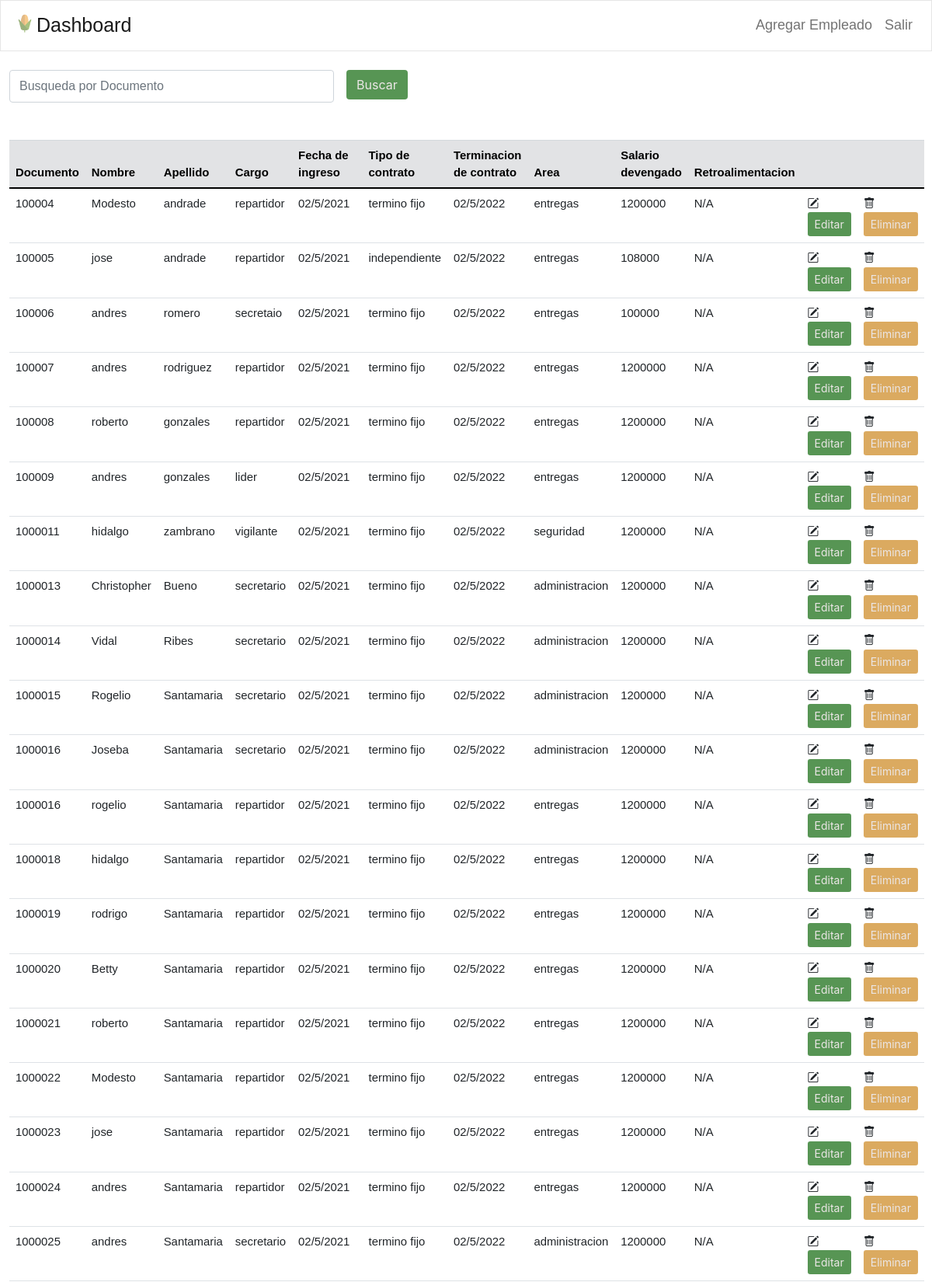
/dashboard (upper part), run on the app's committed database.
### tables this page shows
CREATE TABLE "empleados" (
	"idusuario"	INTEGER NOT NULL,
	"documento"	VARCHAR NOT NULL,
	"nombre"	VARCHAR NOT NULL,
	"apellido"	VARCHAR NOT NULL,
	"edad"	INT NOT NULL,
	"profesion"	VARCHAR NOT NULL,
	"fecingreso"	DATE NOT NULL,
	"fecterminacion"	DATE NOT NULL,
	"tipocontrato"	VARCHAR NOT NULL,
	"salario"	INT NOT NULL,
	"cargo"	VARCHAR NOT NULL,
	"retroalimentacion"	TEXT NOT NULL,
	"puntaje"	INT NOT NULL,
	"area"	TEXT,
	PRIMARY KEY("idusuario" AUTOINCREMENT)
);

### app.py (the view)
@app.route('/dashboard', methods=["GET"])
def dashboard():
    sql = "SELECT * FROM empleados"
    res = ejecutar_sel(sql)
    empleados = obtenerTablaEmpleados(res)
    form = Search()
    return render_template('dashboard.html', data = {"empleados": empleados}, form = form)

### forms.py
class Search(FlaskForm):
    name = TextField('name')
    btn = SubmitField('Buscar')

### app.py (called while the page is built)
def obtenerTablaEmpleados(datos):
    empleados = []
    for row in datos:
        empleado = {
            "id":           row[0],
            "documento":    row[1],
            'nombre':       row[2],
            "apellido":     row[3],
            "cargo":        row[10],
            "fecIngreso":   row[6],
            "tipContrato":  row[8],
            "terminacion":  row[7],
            "area":         row[13],
            "salario":      row[9],
            "retro":        row[11],
            "puntaje":      row[12]
        }
        empleados.append(empleado)
    return empleados

### bdatos.py (called while the page is built)
def ejecutar_sel(sql) -> list:
    try:
        with sqlite3.connect(NOM_BD) as con:  # Conectarse a la base de datos
            cur = con.cursor()                # Crea un área intermedia para gestión de los contenidos
            res = cur.execute(sql).fetchall() # Se obtienen los registros devueltos
    except:
        res = None
    return res

### templates/dashboard.html (shortened to what this page needs)
<!doctype html>
    <html lang="es">
    <head>
        <link rel="stylesheet" href="https://bootswatch.com/4/litera/bootstrap.min.css">
        <link href="https://cdn.jsdelivr.net/npm/bootstrap@5.0.2/dist/css/bootstrap.min.css" rel="stylesheet"
>
        <link rel="stylesheet" href="https://cdn.jsdelivr.net/npm/bootstrap-icons@1.5.0/font/bootstrap-icons.css">
        <link rel="stylesheet" type="text/css" href='{{ url_for("static", filename="css/master.css")}}'/>
    </head>
    <body>
        <header class="bg-primary">
            <nav class="navbar navbar-expand-lg navbar-light bg-light" >
                <a class="navbar-brand font-nav" href="/dashboard">
                    <img src="{{ url_for('static', filename='img/favicon.ico') }}" alt="" width="30" height="24" class="d-inline-block align-text-top">Dashboard</a>
                <div class="collapse navbar-collapse">
                    <ul class="navbar-nav ml-auto" style="display: flex; justify-content: end;">
                        <li class="nav-item">
                            <a class="nav-link font-navr up" href="/crear">Agregar Empleado</a>
                        </li>
                        <li class="nav-item">
                            <a class="nav-link font-navr up" href="/login">Salir</a>
                        </li>
                    </ul>
                </div>
            </nav>
        </header>
        <div class="container-fluid">
            <br>
            <div class="dash_background">
                <div class="row">
                    <div class="col-6">
                        <form name='search' id="search" class="row g-3" action="/dashboard" method="POST">
                            <div class="col-auto">
                                <div>{{form.name(class_="form-control", size=40, maxlength=40, placeholder="Busqueda por Documento" )}}</div>
                            </div>
                            <div class="col-auto">
                                {{form.btn(class_="btn botonverde")}}
                            </div>
                        </form>
                    </div>
                </div>
                <table class="table table-hover align-middle ">
                    <br><br>
                    <thead class="align-middle table-secondary">
                        <tr>
                            <th>Documento </th>
                            <th>Nombre </th>
                            <th>Apellido </th>
                            <th>Cargo </th>
                            <th>Fecha de ingreso </th>
                            <th>Tipo de contrato </th>
                            <th>Terminacion de contrato </th>
                            <th>Area </th>
                            <th>Salario devengado </th>
                            <th>Retroalimentacion </th>
                            <th></th>
                            <th></th>
                        </tr>
                    </thead>
                    <tbody>
                        {% for empleado in data.empleados %}
                        <tr>
                            <td> {{ empleado.documento }}</td>
                            <td> {{ empleado.nombre }} </td>
                            <td> {{ empleado.apellido }} </td>
                            <td> {{ empleado.cargo }} </td>
                            <td> {{ empleado.fecIngreso }} </td>
                            <td> {{ empleado.tipContrato }} </td>
                            <td> {{ empleado.terminacion }} </td>
                            <td> {{ empleado.area }} </td>
                            <td> {{ empleado.salario }} </td>
                            <td> {{ empleado.retro }} </td>
                            <td>
                                <form action="{{ url_for('paginaEditar', documento_empleado=empleado.documento) }}">
                                    <i class="bi bi-pencil-square"></i>
                                    <input type="submit" value="Editar"
                                            class="btn botonverde btn-sm"
                                            onclick="return confirm('¿Seguro que desea editar los datos de este empleado?')">
                                </form>
                            </td>
                            <td>
                                <form action="{{ url_for('delete', documento_empleado=empleado.documento) }}" method="POST">
                                    <i class="bi bi-trash"></i>
                                    <input type="submit" value="Eliminar"
                                            class="btn botonamarillo btn-sm"
                                            onclick="return confirm('¿Seguro que desea eliminar este empleado?')">
                                </form>
                            </td>
                        </tr>
                        {% endfor %}
                    </tbody>
                </table>
            </div>
        </div>
    </body>
</html>

### static/css/master.css (style rules this page uses)
.botonverde { color: rgb(235, 230, 230); background-color: rgb(87, 149, 84); }
.botonamarillo { color: rgb(235, 230, 230); background-color:rgb(219, 170, 96); }
.font-nav { font-size: 25px; }
.font-navr { font-size: 18px; }
body { margin: 0; padding: 0; background-image: url('https://www.trackitagro.com/wp-content/uploads/2021/09/pexels-mark-stebnicki-2749165-scaled.jpg'); background-size: cover; font-family: sans-serif; height: 100vh; }
.dash_background { width: auto; height: auto; background: #fff; border-radius: 15px; }

### data on the page
empleados: documento "100004", nombre "Modesto", apellido "andrade", cargo "repartidor", fecIngreso "02/5/2021", tipContrato "termino fijo", terminacion "02/5/2022", area "entregas", salario "1200000", retro "N/A"
empleados: documento "100005", nombre "jose", apellido "andrade", cargo "repartidor", fecIngreso "02/5/2021", tipContrato "independiente", terminacion "02/5/2022", area "entregas", salario "108000", retro "N/A"
empleados: documento "100006", nombre "andres", apellido "romero", cargo "secretaio", fecIngreso "02/5/2021", tipContrato "termino fijo", terminacion "02/5/2022", area "entregas", salario "100000", retro "N/A"
empleados: documento "100007", nombre "andres", apellido "rodriguez", cargo "repartidor", fecIngreso "02/5/2021", tipContrato "termino fijo", terminacion "02/5/2022", area "entregas", salario "1200000", retro "N/A"
empleados: documento "100008", nombre "roberto", apellido "gonzales", cargo "repartidor", fecIngreso "02/5/2021", tipContrato "termino fijo", terminacion "02/5/2022", area "entregas", salario "1200000", retro "N/A"
empleados: documento "100009", nombre "andres", apellido "gonzales", cargo "lider", fecIngreso "02/5/2021", tipContrato "termino fijo", terminacion "02/5/2022", area "entregas", salario "1200000", retro "N/A"
empleados: documento "1000011", nombre "hidalgo", apellido "zambrano", cargo "vigilante", fecIngreso "02/5/2021", tipContrato "termino fijo", terminacion "02/5/2022", area "seguridad", salario "1200000", retro "N/A"
empleados: documento "1000013", nombre "Christopher", apellido "Bueno", cargo "secretario", fecIngreso "02/5/2021", tipContrato "termino fijo", terminacion "02/5/2022", area "administracion", salario "1200000", retro "N/A"
empleados: documento "1000014", nombre "Vidal", apellido "Ribes", cargo "secretario", fecIngreso "02/5/2021", tipContrato "termino fijo", terminacion "02/5/2022", area "administracion", salario "1200000", retro "N/A"
empleados: documento "1000015", nombre "Rogelio", apellido "Santamaria", cargo "secretario", fecIngreso "02/5/2021", tipContrato "termino fijo", terminacion "02/5/2022", area "administracion", salario "1200000", retro "N/A"
empleados: documento "1000016", nombre "Joseba", apellido "Santamaria", cargo "secretario", fecIngreso "02/5/2021", tipContrato "termino fijo", terminacion "02/5/2022", area "administracion", salario "1200000", retro "N/A"
empleados: documento "1000016", nombre "rogelio", apellido "Santamaria", cargo "repartidor", fecIngreso "02/5/2021", tipContrato "termino fijo", terminacion "02/5/2022", area "entregas", salario "1200000", retro "N/A"
empleados: documento "1000018", nombre "hidalgo", apellido "Santamaria", cargo "repartidor", fecIngreso "02/5/2021", tipContrato "termino fijo", terminacion "02/5/2022", area "entregas", salario "1200000", retro "N/A"
empleados: documento "1000019", nombre "rodrigo", apellido "Santamaria", cargo "repartidor", fecIngreso "02/5/2021", tipContrato "termino fijo", terminacion "02/5/2022", area "entregas", salario "1200000", retro "N/A"
empleados: documento "1000020", nombre "Betty", apellido "Santamaria", cargo "repartidor", fecIngreso "02/5/2021", tipContrato "termino fijo", terminacion "02/5/2022", area "entregas", salario "1200000", retro "N/A"
empleados: documento "1000021", nombre "roberto", apellido "Santamaria", cargo "repartidor", fecIngreso "02/5/2021", tipContrato "termino fijo", terminacion "02/5/2022", area "entregas", salario "1200000", retro "N/A"
empleados: documento "1000022", nombre "Modesto", apellido "Santamaria", cargo "repartidor", fecIngreso "02/5/2021", tipContrato "termino fijo", terminacion "02/5/2022", area "entregas", salario "1200000", retro "N/A"
empleados: documento "1000023", nombre "jose", apellido "Santamaria", cargo "repartidor", fecIngreso "02/5/2021", tipContrato "termino fijo", terminacion "02/5/2022", area "entregas", salario "1200000", retro "N/A"
empleados: documento "1000024", nombre "andres", apellido "Santamaria", cargo "repartidor", fecIngreso "02/5/2021", tipContrato "termino fijo", terminacion "02/5/2022", area "entregas", salario "1200000", retro "N/A"
empleados: documento "1000025", nombre "andres", apellido "Santamaria", cargo "secretario", fecIngreso "02/5/2021", tipContrato "termino fijo", terminacion "02/5/2022", area "administracion", salario "1200000", retro "N/A"
